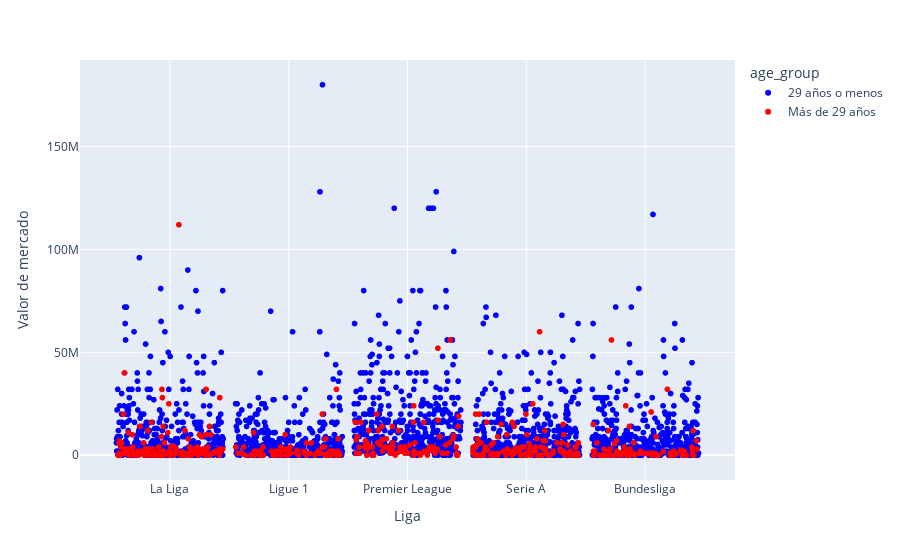

Notebook cell for this chart:
### Code cell
league_categories = df_1920['league'].unique()
num_categories = len(league_categories)
category_positions = {league: i+1 for i, league in enumerate(league_categories)}

# Agregar un poco de jitter en la posición de los puntos en el eje x
df_1920['jittered_league'] = df_1920['league'].map(category_positions) + np.random.uniform(-0.45, 0.45, len(df_1920))

# Crear una nueva columna para clasificar a los jugadores según su edad
df_1920['age_group'] = np.where(df_1920['age'] > 29, 'Más de 29 años', '29 años o menos')

max_age = df_1920['age'].max()
min_age = df_1920['age'].min()

# Crear un scatterplot con tres variables y una escala de colores personalizada
fig = px.scatter(df_1920, x="jittered_league", y="value", color="age_group", hover_name="player",
                 color_discrete_sequence=["blue", "red"])

# Personalizar los títulos de los ejes
fig.update_layout(xaxis_title="Liga", yaxis_title="Valor de mercado")

# Personalizar las etiquetas de las marcas en el eje x
fig.update_xaxes(tickvals=list(category_positions.values()), ticktext=list(category_positions.keys()))

fig.show()

### Figure 1 — Plotly figure (JSON) as saved in the notebook; plotly's stock layout.template omitted (floating-point values rounded to 4 significant figures; data arrays with more than 128 entries replaced by an {"elided": "..."} marker saying what was removed)
{"data": [{"hovertemplate": "<b>%{hovertext}</b><br><br>age_group=29 años o menos<br>jittered_league=%{x}<br>value=%{y}<extra></extra>", "hovertext": {"elided": "2148 str values"}, "legendgroup": "29 años o menos", "marker": {"color": "blue", "symbol": "circle"}, "mode": "markers", "name": "29 años o menos", "showlegend": true, "type": "scattergl", "x": {"elided": "2148 float values"}, "xaxis": "x", "y": {"elided": "2148 int values"}, "yaxis": "y"}, {"hovertemplate": "<b>%{hovertext}</b><br><br>age_group=Más de 29 años<br>jittered_league=%{x}<br>value=%{y}<extra></extra>", "hovertext": {"elided": "496 str values"}, "legendgroup": "Más de 29 años", "marker": {"color": "red", "symbol": "circle"}, "mode": "markers", "name": "Más de 29 años", "showlegend": true, "type": "scattergl", "x": {"elided": "496 float values"}, "xaxis": "x", "y": {"elided": "496 int values"}, "yaxis": "y"}], "layout": {"legend": {"title": {"text": "age_group"}, "tracegroupgap": 0}, "margin": {"t": 60}, "xaxis": {"anchor": "y", "domain": [0, 1], "ticktext": ["La Liga", "Ligue 1", "Premier League", "Serie A", "Bundesliga"], "tickvals": [1, 2, 3, 4, 5], "title": {"text": "Liga"}}, "yaxis": {"anchor": "x", "domain": [0, 1], "title": {"text": "Valor de mercado"}}}}
